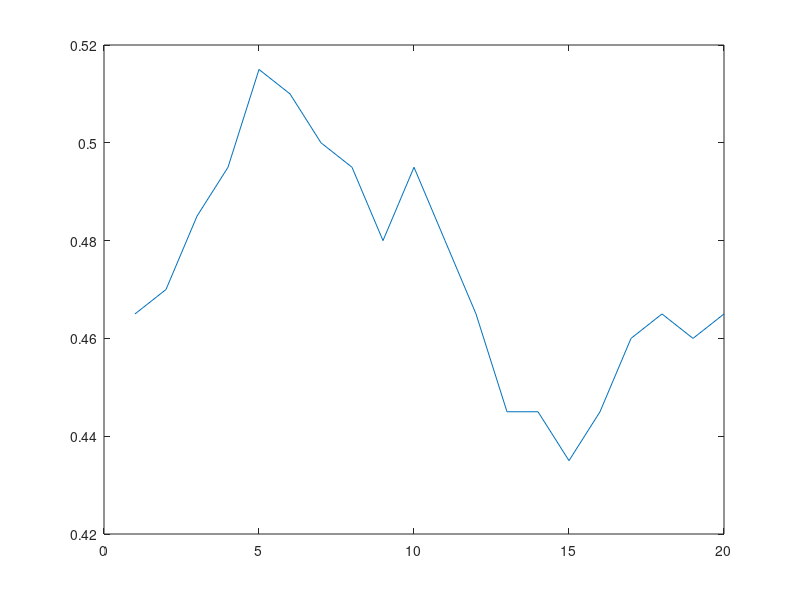

This chart was generated by the following MATLAB code:
 X = importdata('data_lvq_A(1).mat');
 Y = importdata('data_lvq_B(1).mat');
 A = zeros(length(X(:,1)),1);
 B = ones(length(Y(:,1)),1);
 Data = [X A; Y B];

 N = 2; 
 W1 = [ mean(X(:,1)) mean(X(:,2))];
 W3 = [ mean(Y(:,1)) mean(Y(:,2))];
 W2 = W3;
 W4 = W3;
 
 W = [W1 ; W3];
 cluster = [0 1];
% W = [W1 ; W3];
% cluster = [0 1];

%  scatter(X(:,1), X(:,2),[ ], 'red');
%  hold on;
%   scatter(Y(:,1), Y(:,2),[ ], 'blue');
  

% intializing parameters
Examples = length(Data(:,1));
count = 0;
Epoches = 20; 
learnrate = 0.01;
% loop epoches
for epoch=1:Epoches
%     iterate over the datapoints
  for idx=1:Examples
    Instance = Data(idx,1:2);
    class  = Data(idx,3);
%     Ecludean distance and prototype comparision
    for m=1:length(W(:,1))
        x(m,:) = Instance - W(m,:); 
        dist(m) = sqrt(x(m,:)*x(m,:)');
    end
%  The index and distance value of the nearest prototype   
% Update the prototype based on the class label similarity
 [val ind] = min(dist);
    if class == cluster(ind)
        W(ind,:) = W(ind,:) + learnrate*(x(ind,:));
    else
        W(ind,:) = W(ind,:) - learnrate*(x(ind,:));
%         increment the misclassified data points
        count = count +1;
    end  

    end
   %     Calculating the error 
        Error(epoch,:) = count/Examples;
        count = 0;
end
% scatter(W(:,1), W(:,2),[ ], 'green');
% hold off;
% figure;
% subplot(2,2,4);
plot(Error);